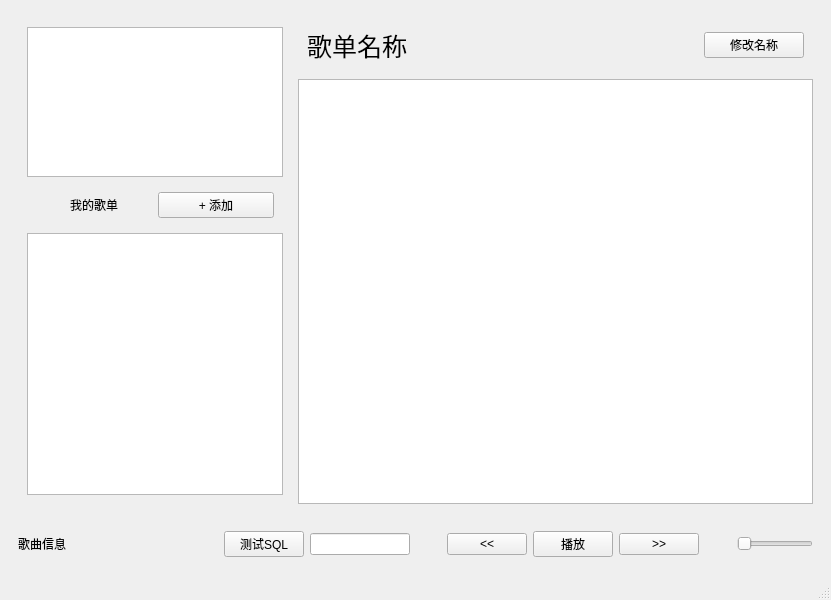
<?xml version="1.0" encoding="UTF-8"?>
<ui version="4.0">
 <class>MainWindow</class>
 <widget class="QMainWindow" name="MainWindow">
  <property name="geometry">
   <rect>
    <x>0</x>
    <y>0</y>
    <width>831</width>
    <height>600</height>
   </rect>
  </property>
  <property name="windowTitle">
   <string>My Player</string>
  </property>
  <widget class="QWidget" name="centralwidget">
   <layout class="QVBoxLayout" name="verticalLayout_3">
    <item>
     <widget class="QWidget" name="widget_main" native="true">
      <layout class="QHBoxLayout" name="horizontalLayout_4">
       <item>
        <widget class="QWidget" name="widget_left" native="true">
         <layout class="QVBoxLayout" name="verticalLayout">
          <item>
           <widget class="QListWidget" name="lw_select">
            <property name="sizePolicy">
             <sizepolicy hsizetype="Fixed" vsizetype="Fixed">
              <horstretch>0</horstretch>
              <verstretch>0</verstretch>
             </sizepolicy>
            </property>
            <property name="maximumSize">
             <size>
              <width>16777215</width>
              <height>150</height>
             </size>
            </property>
            <property name="font">
             <font>
              <pointsize>18</pointsize>
             </font>
            </property>
           </widget>
          </item>
          <item>
           <widget class="QWidget" name="widget_left_mid" native="true">
            <layout class="QHBoxLayout" name="horizontalLayout">
             <item alignment="Qt::AlignHCenter">
              <widget class="QLabel" name="label_2">
               <property name="text">
                <string>我的歌单</string>
               </property>
              </widget>
             </item>
             <item>
              <widget class="QPushButton" name="btn_add">
               <property name="sizePolicy">
                <sizepolicy hsizetype="Preferred" vsizetype="Fixed">
                 <horstretch>0</horstretch>
                 <verstretch>0</verstretch>
                </sizepolicy>
               </property>
               <property name="text">
                <string>+ 添加</string>
               </property>
              </widget>
             </item>
            </layout>
           </widget>
          </item>
          <item>
           <widget class="QListWidget" name="lw_menu">
            <property name="sizePolicy">
             <sizepolicy hsizetype="Fixed" vsizetype="Expanding">
              <horstretch>0</horstretch>
              <verstretch>0</verstretch>
             </sizepolicy>
            </property>
            <property name="font">
             <font>
              <pointsize>14</pointsize>
             </font>
            </property>
           </widget>
          </item>
         </layout>
        </widget>
       </item>
       <item>
        <widget class="QWidget" name="widget1" native="true">
         <layout class="QVBoxLayout" name="verticalLayout_2">
          <property name="leftMargin">
           <number>0</number>
          </property>
          <property name="topMargin">
           <number>0</number>
          </property>
          <property name="rightMargin">
           <number>0</number>
          </property>
          <property name="bottomMargin">
           <number>0</number>
          </property>
          <item>
           <widget class="QWidget" name="widget_2" native="true">
            <property name="minimumSize">
             <size>
              <width>0</width>
              <height>50</height>
             </size>
            </property>
            <layout class="QHBoxLayout" name="horizontalLayout_3">
             <item>
              <widget class="QLabel" name="lbl_menu">
               <property name="font">
                <font>
                 <pointsize>19</pointsize>
                </font>
               </property>
               <property name="text">
                <string>歌单名称</string>
               </property>
              </widget>
             </item>
             <item>
              <widget class="QPushButton" name="btn_menuName">
               <property name="minimumSize">
                <size>
                 <width>100</width>
                 <height>0</height>
                </size>
               </property>
               <property name="maximumSize">
                <size>
                 <width>100</width>
                 <height>16777215</height>
                </size>
               </property>
               <property name="text">
                <string>修改名称</string>
               </property>
              </widget>
             </item>
            </layout>
           </widget>
          </item>
          <item>
           <widget class="QListWidget" name="lw_song"/>
          </item>
         </layout>
        </widget>
       </item>
      </layout>
     </widget>
    </item>
    <item>
     <widget class="QWidget" name="widget" native="true">
      <property name="sizePolicy">
       <sizepolicy hsizetype="Preferred" vsizetype="Fixed">
        <horstretch>0</horstretch>
        <verstretch>100</verstretch>
       </sizepolicy>
      </property>
      <property name="minimumSize">
       <size>
        <width>0</width>
        <height>50</height>
       </size>
      </property>
      <layout class="QHBoxLayout" name="horizontalLayout_2">
       <item>
        <widget class="QLabel" name="lbl_info">
         <property name="minimumSize">
          <size>
           <width>200</width>
           <height>0</height>
          </size>
         </property>
         <property name="text">
          <string>歌曲信息</string>
         </property>
        </widget>
       </item>
       <item>
        <widget class="QPushButton" name="btn_test">
         <property name="text">
          <string>测试SQL</string>
         </property>
        </widget>
       </item>
       <item>
        <widget class="QLineEdit" name="le_test"/>
       </item>
       <item>
        <spacer name="horizontalSpacer">
         <property name="orientation">
          <enum>Qt::Horizontal</enum>
         </property>
         <property name="sizeHint" stdset="0">
          <size>
           <width>40</width>
           <height>20</height>
          </size>
         </property>
        </spacer>
       </item>
       <item>
        <widget class="QPushButton" name="btn_pre">
         <property name="text">
          <string>&lt;&lt;</string>
         </property>
        </widget>
       </item>
       <item>
        <widget class="QPushButton" name="btn_play">
         <property name="text">
          <string>播放</string>
         </property>
        </widget>
       </item>
       <item>
        <widget class="QPushButton" name="btn_post">
         <property name="text">
          <string>&gt;&gt;</string>
         </property>
        </widget>
       </item>
       <item>
        <spacer name="horizontalSpacer_2">
         <property name="orientation">
          <enum>Qt::Horizontal</enum>
         </property>
         <property name="sizeHint" stdset="0">
          <size>
           <width>40</width>
           <height>20</height>
          </size>
         </property>
        </spacer>
       </item>
       <item>
        <widget class="QSlider" name="volumeBar">
         <property name="orientation">
          <enum>Qt::Horizontal</enum>
         </property>
        </widget>
       </item>
      </layout>
     </widget>
    </item>
   </layout>
  </widget>
  <widget class="QMenuBar" name="menubar">
   <property name="geometry">
    <rect>
     <x>0</x>
     <y>0</y>
     <width>831</width>
     <height>23</height>
    </rect>
   </property>
  </widget>
  <widget class="QStatusBar" name="statusbar"/>
  <action name="action123123">
   <property name="text">
    <string>123123</string>
   </property>
  </action>
 </widget>
 <resources/>
 <connections/>
</ui>
